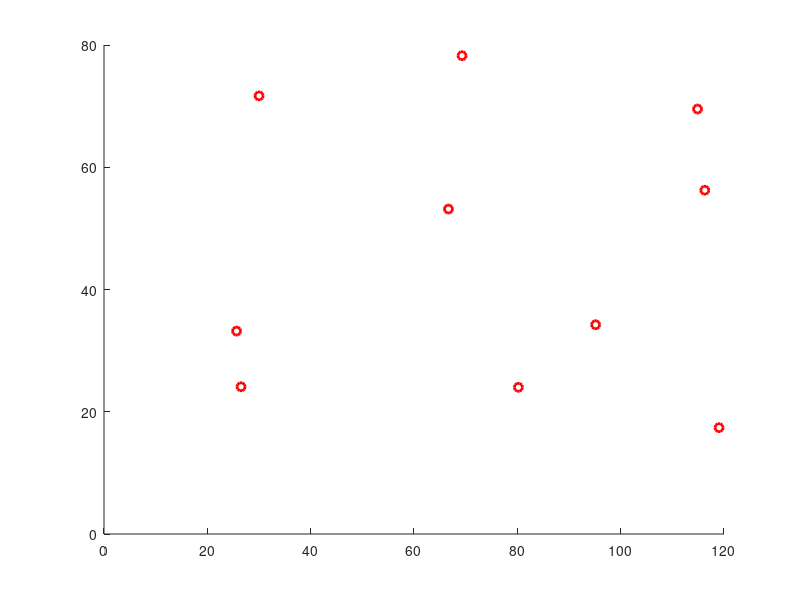

Write MATLAB code to recreate this figure. (Note: this script raises an error after producing the figure.)
close all, clear all, clc;

global M; %number of RSS beacons
global K; %number of TOA beacons
global N; %number of grids;
global R; %communication range of TOA beacons
global Delta; %variance of TOA measurement

global pt; %transmission power of RSS beacons;
global p0; %reference path loss at 1m;
global pvar; % random noise in path loss

global Area; %sensing field;
global RssBeaconCoordinates; %coordinates of RSS beacons
global TOABeaconCoordinates; %coordinates of TOA beacons
global GridSize;
global Map;
global Map_beacon;
global T; %training time (long enough)

M=10;
K=6;
GridSize=1;
Area=[120, 80];
pt=150;
p0=10;
pvar=2;
R=25;
Delta = 0.2;
T=1000; 

N=Area(1)/GridSize*Area(2)/GridSize; % number of training locations;

RssBeaconCoordinates=zeros(M,2); %location of RSS beacons;
% generate Location of Rss Beacons randomly
%
for i=1:1:M
    RssBeaconCoordinates(i,1)=rand*Area(1);
    RssBeaconCoordinates(i,2)=rand*Area(2);
end
%
%generate Location of Rss Beacons uniformly
%{
for i=1:1:M
    if(i>5)
        RssBeaconCoordinates(i,1)=Area(1)/10+Area(1)/5*(i-6);
        RssBeaconCoordinates(i,2)=Area(2)/4;
    else
        RssBeaconCoordinates(i,1)=Area(1)/10+Area(1)/5*(i-1);
        RssBeaconCoordinates(i,2)=Area(2)/4+Area(2)/2;
    end
end
%}
hold on;
plot(RssBeaconCoordinates(:,1), RssBeaconCoordinates(:,2),'ro','linewidth',2);
axis([0,Area(1),0,Area(2)]);

Map_beacon = zeros(M*(M-1)/2 ,T); % record RSS between beacons
Map = zeros(M, N, T); % record RSS between beacons and locations

col=Area(1)/GridSize;
row=Area(2)/GridSize;

%RSS measurements between beacons
Dis=zeros(M,M);
for i=1:M
    for j=1:M
        Dis(i,j)=sqrt((RssBeaconCoordinates(i,1)-RssBeaconCoordinates(j,1))^2+(RssBeaconCoordinates(i,2)-RssBeaconCoordinates(j,2))^2);
        %{
        k=M*(M-1)/2-(10-i)*(11-i)/2+j; % use 2D array to store RSS between beacons 
        for t=1:T
            Map_beacon(k,t)=PropModel(dis); % normrnd in model simulates RSS time variance
        end
        %}
    end
end
%RSS measurements between beacons and locations
%
for i=1:1:col
    for j=1:1:row
        for m=1:1:M
            dis=sqrt(((i-0.5)*GridSize-RssBeaconCoordinates(m,1))^2+((j-0.5)*GridSize-RssBeaconCoordinates(m,2))^2);
            %Dis_location(m,i+(j-1)*col)=dis;
            %transfer 2D into number
            num = location_transfer(i,j,col,row);
            Dis_location(m,num)=dis;
            %Dis_location(m,(i-1)*row+j)=dis;
        end
    end
end
%
%offline training
Y_offline = []; %Y_offline stores the offline training coefficients, i*j th row represents Y_ij
%-----------------------------------------------------------
%Puzzle: each iteration re-calculate Dis(i,j)??????
%-----------------------------------------------------------
for i=1:M
    for j=1:M       
        %calculate A_ij
        A_ij=[];
        Q_ij = [];
        for t=1:T
            rss=[];
            for k=1:M
                if k==i || k==j 
                    %Not include q_ii and q_ij
                else
                    rss=[rss,PropModel(Dis(i,k))];
                end
            end
            rss=[rss,1];
            A_ij=[A_ij;rss];
        end
        %calculate Q_ij
        for t=1:T
            Q_ij = [Q_ij; PropModel(Dis(i,j))];
        end
        Y_ij = inv(A_ij'*A_ij)*A_ij'*Q_ij;  
        %store all offline coefficients in Y_offline, i*jth row represents
        %Y_ij
        if i==j
            Y_ij =zeros(9,1);
        end
        Y_offline = [Y_offline;Y_ij'];
    end
end
%-----------------------------------------------------------        

%by a short time, get alpha(X_begin) for location with R_li and Q_li
T_train = 10;
X_begin = zeros(M,M*N);
for i=1:M
    Q_i = [];
    %get matrix Q for beacon i until time T_train
    Q_i = Get_Qi(Dis,i,T_train);
    for l=1:N
        R_li = [];
        %get a time sequence R_li
        for t=1:T_train
            temp = PropModel(Dis_location(i,l));
            R_li = [R_li;temp];
        end
        % cal matrix alpha
        alpha = [];
        alpha = inv(Q_i'*Q_i)*Q_i'*R_li;
        X_begin(:,l*i) = alpha;
    end
end

save beacon_setup.mat